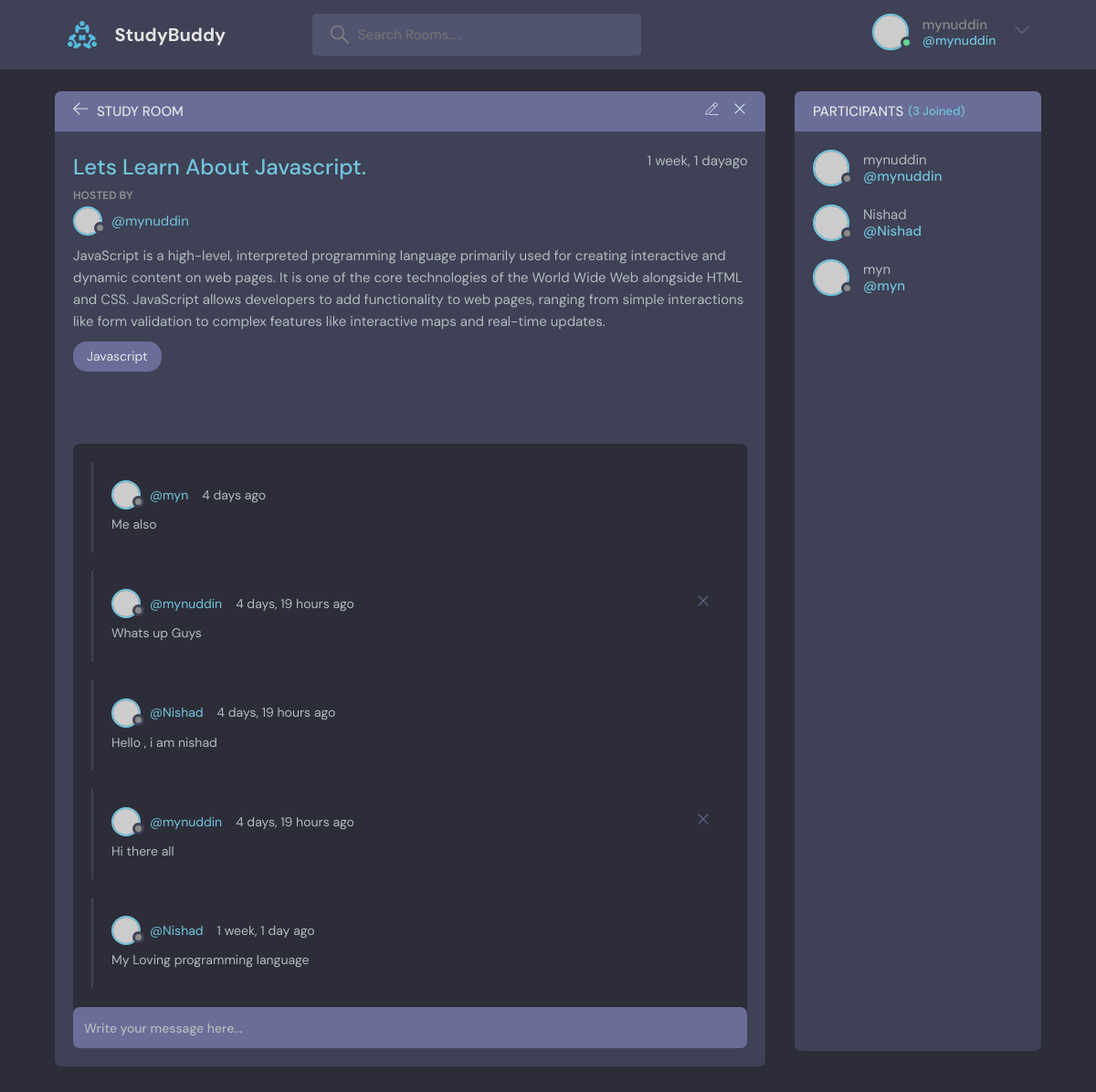
Screenshot of /rooms/2/ (signed in) with the database file from the repository.
### Base/models.py (models this page shows, shortened)
class Room(models.Model):
    host = models.ForeignKey(User , on_delete=models.SET_NULL , null=True)
    topic = models.ForeignKey(Topic , on_delete=models.SET_NULL , null=True )
    name = models.CharField(max_length=200)
    description = models.TextField(null=True, blank=True)
    participants = models.ManyToManyField(User , related_name='participants' , blank=True)
    updated = models.DateTimeField(auto_now=True)
    created = models.DateTimeField(auto_now_add=True)
    class Meta:
        ordering = ['-updated' , '-created']

class Topic(models.Model):
    name = models.CharField(max_length=200)
    def __str__(self):
        return self.name

class Message(models.Model):
    user = models.ForeignKey(User , on_delete=models.CASCADE) # Casecade means if the user is deleted then the message will also be deleted from
    body_value = models.TextField()
    room = models.ForeignKey(Room , on_delete=models.CASCADE)
    updated = models.DateTimeField(auto_now=True)
    created = models.DateTimeField(auto_now_add=True)
    class Meta:
            ordering = ['-updated' , '-created']

### Base/views.py (the view, shortened to what this page needs)
# urls.py: path('rooms/<str:pk>/', views.rooms, name='rooms'),
def rooms(request , pk):
    ROOM = Room.objects.get(id=pk)
    Room_Messages = ROOM.message_set.all() # Many to one
    participants = ROOM.participants.all() # Many to Many
    context = {'ROOM': ROOM , 'Room_Messages': Room_Messages , 'participants': participants}
    return render(request, 'Base/rooms.html' , context)

### Base/Templates/Base/rooms.html (shortened to what this page needs)
{% extends 'main.html' %} {% block content %} {% load static %}
<main class="profile-page layout layout--2">
	<div class="container">
		<div class="room">
			<div class="room__top">
				<div class="room__topLeft">
					<a href="{{ request.META.HTTP_REFERER }}">
						<svg
							version="1.1"
							xmlns="http://www.w3.org/2000/svg"
							width="32"
							height="32"
							viewBox="0 0 32 32"
						>
							<title>arrow-left</title>
							<path
								d="M13.723 2.286l-13.723 13.714 13.719 13.714 1.616-1.611-10.96-10.96h27.625v-2.286h-27.625l10.965-10.965-1.616-1.607z"
							></path>
						</svg>
					</a>
					<h3>Study Room</h3>
				</div>
				{% if ROOM.host == request.user %}
				<div class="room__topRight">
					<a href="{% url 'update-room' ROOM.id %}">
					</a>
					<a href="{% url 'delete-room' ROOM.id %}">
						<svg
							version="1.1"
							xmlns="http://www.w3.org/2000/svg"
							width="32"
							height="32"
							viewBox="0 0 32 32"
						>
							<title>remove</title>
							<path
								d="M27.314 6.019l-1.333-1.333-9.98 9.981-9.981-9.981-1.333 1.333 9.981 9.981-9.981 9.98 1.333 1.333 9.981-9.98 9.98 9.98 1.333-1.333-9.98-9.98 9.98-9.981z"
							></path>
						</svg>
					</a>
				</div>
				{% endif %}
			</div>
			<div class="room__box scroll">
				<div class="room__header scroll">
					<div class="room__info">
						<h3>{{ROOM.name}}</h3>
						<span>{{ROOM.created|timesince}}ago</span>
					</div>
					<div class="room__hosted">
						<p>Hosted By</p>
						<a href="{% url 'profile' ROOM.host.id %}" class="room__author">
							<div class="avatar avatar--small">
								<img src="https://randomuser.me/api/portraits/men/37.jpg" />
							</div>
							<span>@{{ROOM.host.username}}</span>
						</a>
					</div>
					<div class="room__details">
						{{ROOM.description}}
					</div>
					<span class="room__topics">{{ROOM.topic}}</span>
				</div>
				<div class="room__conversation">
					<div class="threads scroll">
						{% for message in Room_Messages %}
						<div class="thread">
							<div class="thread__top">
								<div class="thread__author">
									<a href="{% url 'profile' message.user.id %}" class="thread__authorInfo">
										<div class="avatar avatar--small">
											<img
												src="https://randomuser.me/api/portraits/men/37.jpg"
											/>
										</div>
										<span>@{{message.user.username}}</span>
									</a>
									<span class="thread__date">{{message.created|timesince}} ago</span>
								</div>
								{% if request.user == message.user %}
								<a href="{% url 'delete-message' message.id %}">
								<div class="thread__delete">
									<svg
										version="1.1"
										xmlns="http://www.w3.org/2000/svg"
										width="32"
										height="32"
										viewBox="0 0 32 32"
									>
										<title>remove</title>
										<path
											d="M27.314 6.019l-1.333-1.333-9.98 9.981-9.981-9.981-1.333 1.333 9.981 9.981-9.981 9.98 1.333 1.333 9.981-9.98 9.98 9.98 1.333-1.333-9.98-9.98 9.98-9.981z"
										></path>
									</svg>
								</div>
								</a>
								{% endif %}
							</div>
							<div class="thread__details">
								{{message.body_value}}
							</div>
						</div>
						{% endfor %}
					</div>
				</div>
			</div>
			<div class="room__message">
				<form action="#">
					<input name="" placeholder="Write your message here..." />
				</form>
			</div>
		</div>
		<div class="participants">
			<h3 class="participants__top">
				Participants <span>({{participants.count}} Joined)</span>
			</h3>
			<div class="participants__list scroll">
				{% for user in participants %}
				<a href="{% url 'profile' user.id %}" class="participant">
					<div class="avatar avatar--medium">
						<img src="https://randomuser.me/api/portraits/men/37.jpg" />
					</div>
					<p>
						{{user.username}}
						<span>@{{user.username}}</span>
					</p>
				</a>
				{% endfor %}
			</div>
		</div>
	</div>
</main>
{% endblock %}

### Templates/navbar.html (shortened to what this page needs)
{% load static %}
<header class="header header--loggedIn">
	<div class="container">
		<a href="{% url 'home' %}" class="header__logo">
			<img src="{% static 'Images/logo.svg' %}" />
			<h1>StudyBuddy</h1>
		</a>
		<form class="header__search" method="GET" action="{% url 'home' %}">
			<label>
				<form method="GET" action="{% url 'home' %}">
					<input type="text" name="q" id="" placeholder="Search Rooms....." />
				</form>
			</label>
		</form>
		<nav class="header__menu">
			{% if request.user.is_authenticated %}
			<div class="header__user">
				<a href="profile.html">
					<div class="avatar avatar--medium active">
						<img src="https://randomuser.me/api/portraits/men/37.jpg" />
					</div>
					<p>
						{{request.user.username}} <span>@{{request.user.username}}</span>
					</p>
				</a>
				<button class="dropdown-button">
					<svg
						version="1.1"
						xmlns="http://www.w3.org/2000/svg"
						width="32"
						height="32"
						viewBox="0 0 32 32"
					>
						<title>chevron-down</title>
						<path d="M16 21l-13-13h-3l16 16 16-16h-3l-13 13z"></path>
					</svg>
				</button>
			</div>
			{% else %}
			<a href="{% url 'login' %}">
				<img src="{% static 'Images/avatar.svg' %}" />
				<p>Login</p>
			</a>
			{% endif %}
		</nav>
	</div>
</header>

### rows the page displays
Room: name "Lets Learn About Javascript.", created "1 week, 1 day", host.username "mynuddin", description "JavaScript is a high-level, interpreted programming language primarily used for creating interactive and dynamic content on web pages. It is one of the core technologies of the World Wide Web alongside HTML and CSS. JavaScript allows developers to add functionality to web pages, ranging from simple interactions like form validation to complex features like interactive maps and real-time updates.", topic "Javascript"
Message: user.username "myn", created "4 days", body_value "Me also"
Message: user.username "mynuddin", created "4 days, 19 hours", body_value "Whats up Guys"
Message: user.username "Nishad", created "4 days, 19 hours", body_value "Hello , i am nishad"
Message: user.username "mynuddin", created "4 days, 19 hours", body_value "Hi there all"
Message: user.username "Nishad", created "1 week, 1 day", body_value "My Loving programming language"

### other values shown
{{ request.user.username }} "mynuddin"
{{ participants.count }} "3"
{{ user.username }} "mynuddin"
{{ user.username }} "Nishad"
{{ user.username }} "myn"
